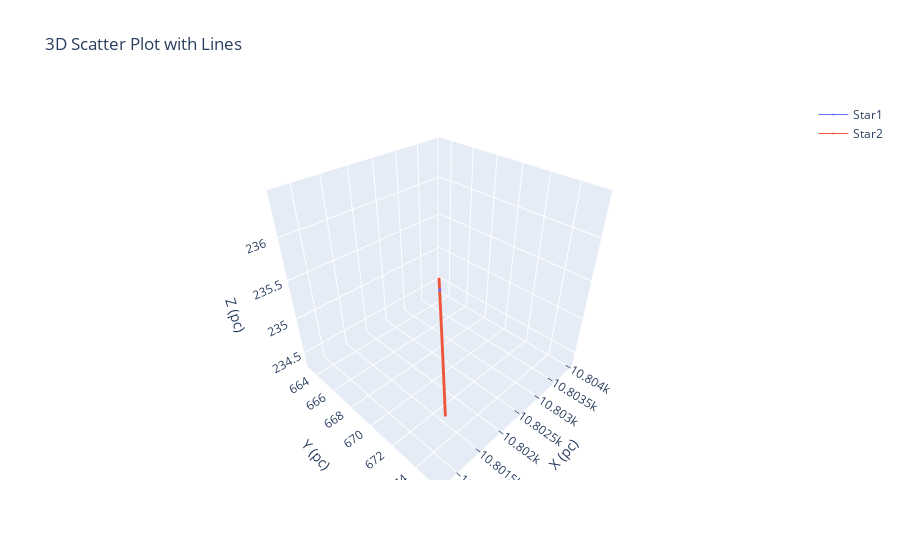

Here is the notebook cell this chart was saved with:
### Code cell
import plotly.graph_objects as go

# Step 1: Create the scatter plot for the first line with both markers and lines
trace1 = go.Scatter3d(
    x=table['SkyCoord1_galactocentric'].x,  # x-axis (l_1)
    y=table['SkyCoord1_galactocentric'].y,  # y-axis (b_1)
    z=table['SkyCoord1_galactocentric'].z,  # z-axis (dist_1)
    mode='lines+markers',  # Show both markers and lines
    name='Star1',  # Legend name
    marker=dict(size=1),  # Size of the scatter points
    line=dict(width=1),  # Width of the line
    hovertext=table['time'],
    hoverinfo="text"
)

# Step 2: Create the scatter plot for the second line with both markers and lines
trace2 = go.Scatter3d(
    x=table['SkyCoord2_galactocentric'].x,  # x-axis (l_2)
    y=table['SkyCoord2_galactocentric'].y,  # y-axis (b_2)
    z=table['SkyCoord2_galactocentric'].z,  # z-axis (dist_2)
    mode='lines+markers',  # Show both markers and lines
    name='Star2',  # Legend name
    marker=dict(size=1),  # Size of the scatter points
    line=dict(width=1),  # Width of the line
    hovertext=table['time'],
    hoverinfo="text"
)

# Step 3: Combine the traces and create the layout
data = [trace1, trace2]  # Combine both lines

layout = go.Layout(
    title='3D Scatter Plot with Lines',  # Title of the plot
    scene=dict(
        xaxis_title='X (pc)',
        yaxis_title='Y (pc)',
        zaxis_title='Z (pc)',
    )
)

# Step 4: Create the figure and plot it
fig = go.Figure(data=data, layout=layout)
fig.show()

### Figure 1 — Plotly figure (JSON) as saved in the notebook; plotly's stock layout.template omitted (floating-point values rounded to 4 significant figures; data arrays with more than 128 entries replaced by an {"elided": "..."} marker saying what was removed)
{"data": [{"hoverinfo": "text", "hovertext": {"elided": "1000 int values"}, "line": {"width": 1}, "marker": {"size": 1}, "mode": "lines+markers", "name": "Star1", "type": "scatter3d", "x": {"elided": "1000 float values"}, "y": {"elided": "1000 float values"}, "z": {"elided": "1000 float values"}}, {"hoverinfo": "text", "hovertext": {"elided": "1000 int values"}, "line": {"width": 1}, "marker": {"size": 1}, "mode": "lines+markers", "name": "Star2", "type": "scatter3d", "x": {"elided": "1000 float values"}, "y": {"elided": "1000 float values"}, "z": {"elided": "1000 float values"}}], "layout": {"scene": {"xaxis": {"title": {"text": "X (pc)"}}, "yaxis": {"title": {"text": "Y (pc)"}}, "zaxis": {"title": {"text": "Z (pc)"}}}, "title": {"text": "3D Scatter Plot with Lines"}}}
